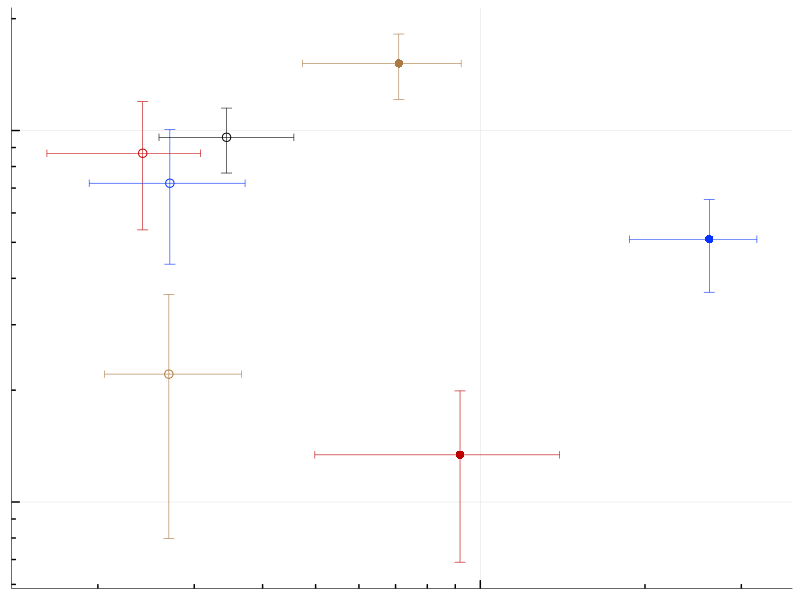

Reproduce this figure in R.
## Combines count and Cnet data in one plot (day 14)
library("dplyr")
library(ggplot2)
library(scales)

# import data
count_bact <- read.csv("data/flow2_day14_bact.csv")
count_pt <- read.csv("data/flow2_day14_pt.csv")
cnet_stat <- read.csv("data/SIP_cnet_day14.csv")

# get statistics from count data
count_bact_stat <- count_bact %>%
  group_by(Treatment, Ring) %>%
  summarize(mean = mean(Abundance), 
            sd = sd(Abundance))

# merbe count and cnet in to df
count_bact_stat$Ring[count_bact_stat$Ring==1] <- 'inner'
count_bact_stat$Ring[count_bact_stat$Ring==2] <- 'outer'
df <- cnet_stat
colnames(df) <- c("treatment", "ring", "cnet_q25", "cnet_q50", "cnet_q75")
df$count_mean <- NA
df$count_sd <- NA

for (row in 1:nrow(df)){
  t <- df$treatment[row]
  r <- df$ring[row]
  df[row, 'count_mean'] <- count_bact_stat$mean[count_bact_stat$Treatment==t & count_bact_stat$Ring==r]
  df[row, 'count_sd'] <- count_bact_stat$sd[count_bact_stat$Treatment==t & count_bact_stat$Ring==r]
}

# plot
setEPS()
postscript("figures/fig5a.eps", width = 3, height = 2)

ggplot(df, aes(x=cnet_q50, y=count_mean, shape=ring, colour=treatment)) + 
  geom_point(size=2.5, stroke=0.5) + 
  geom_errorbar(aes(ymax = count_mean+count_sd, ymin = count_mean-count_sd), width=0.02, linewidth=0.2) + 
  geom_errorbarh(aes(xmax = cnet_q75, xmin = cnet_q25), height=0.02, linewidth=0.2) + 
  # scale_x_log10(breaks = trans_breaks("log10", function(x) 10^x),
  #               labels = trans_format("log10", math_format(10^.x))) +
  scale_x_continuous(trans='log10', breaks=c(0.1)) +
  scale_y_continuous(trans='log10', breaks=c(10^6, 10^7)) +
  annotation_logticks(short = unit(0.1, "cm"),
                      mid = unit(0.1, "cm"),
                      long = unit(0.2, "cm"),
                      size = 0.3) +
  scale_color_manual(values=c("#C00000", "#0432FF", "#AB7942", "#000000")) +  # Alcani, Devosi, Marino, none
  scale_shape_manual(values = c(16,1)) +  # Inner, outer
  theme(strip.background = element_rect(fill=NA),
        panel.background = element_rect(fill = "transparent", color = NA),
        panel.grid.major = element_line(colour = "grey80", linewidth=0.1),
        # panel.grid.minor = element_line(colour = "grey80", linewidth=0.2),
        plot.background = element_rect(fill = "transparent", color = NA),
        panel.border = element_blank(),
        legend.position = "None",
        axis.title.x = element_blank(),
        axis.title.y = element_blank(),
        axis.text.x = element_blank(),
        axis.text.y = element_blank(),
        axis.line = element_line(size = 0.2),
        axis.ticks = element_blank()
        )

dev.off()